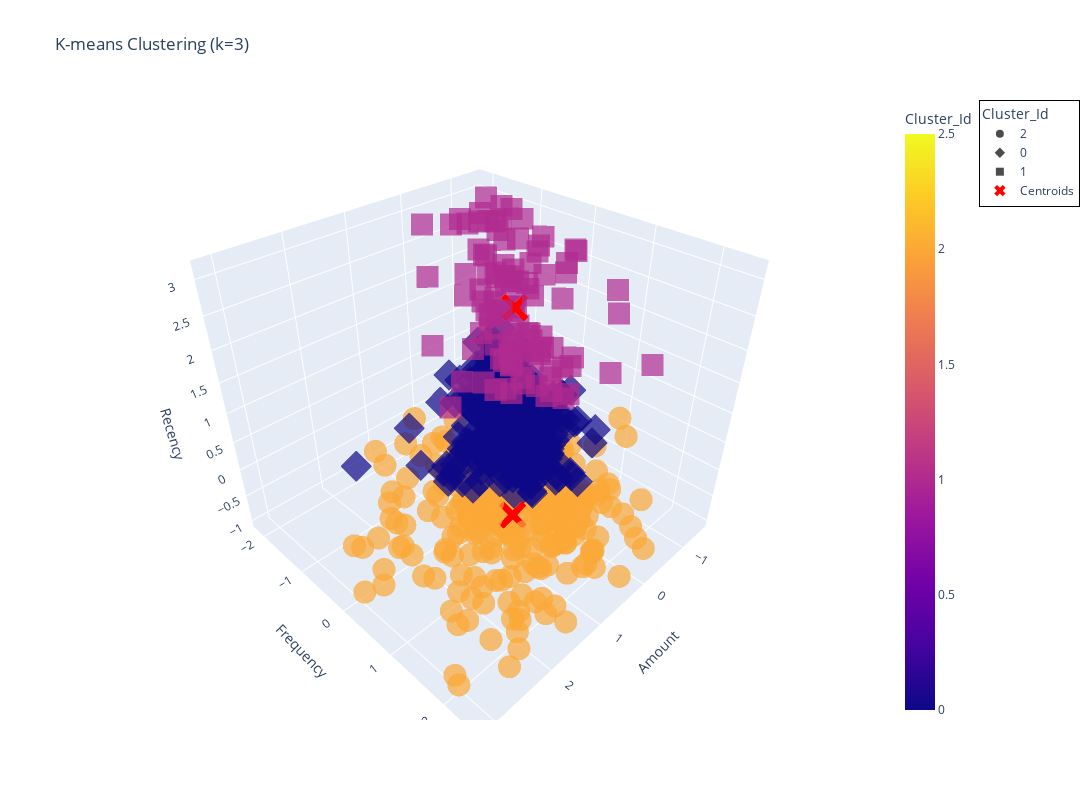

The code cell stored with this chart in its notebook:
### Markdown cell above
## 3D visualization

### Code cell
# Fit K-means clustering
k = 3
kmeans = KMeans(n_clusters=k, random_state=42)
y_kmeans = kmeans.fit_predict(parameters_scaled)

# Assign the cluster labels to parameters_scaled DataFrame
parameters_scaled['Cluster_Id'] = y_kmeans

# Display the first few rows of parameters_scaled
print(parameters_scaled.head())

# Create a DataFrame for centroids
centers = kmeans.cluster_centers_
centers_df = pd.DataFrame(centers, columns=['Amount', 'Frequency', 'Recency'])
centers_df['Cluster'] = ['Centroid']*len(centers_df)

# Create the 3D scatter plot
fig = px.scatter_3d(parameters_scaled, x='Amount', y='Frequency', z='Recency', 
                    color='Cluster_Id', symbol='Cluster_Id', title=f'K-means Clustering (k={k})',
                    labels={'Amount': 'Amount', 'Frequency': 'Frequency', 'Recency': 'Recency'},
                    opacity=0.7)

# Add centroids to the plot
fig.add_scatter3d(x=centers_df['Amount'], y=centers_df['Frequency'], z=centers_df['Recency'],
                  mode='markers', marker=dict(size=10, color='red', symbol='x'),
                  name='Centroids')

# Update layout to increase figure size and customize legend
fig.update_layout(
    scene=dict(
        xaxis_title='Amount',
        yaxis_title='Frequency',
        zaxis_title='Recency'
    ),
    width=1200,
    height=800,
    legend=dict(
        x=1.125,
        y=1,
        bgcolor='rgba(255, 255, 255, 0.5)',
        bordercolor='Black',
        borderwidth=1
    )
)

# Show the plot
fig.show()

### Figure 1 — Plotly figure (JSON) as saved in the notebook; plotly's stock layout.template omitted (floating-point values rounded to 4 significant figures; data arrays with more than 128 entries replaced by an {"elided": "..."} marker saying what was removed)
{"data": [{"hovertemplate": "Cluster_Id=%{marker.color}<br>Amount=%{x}<br>Frequency=%{y}<br>Recency=%{z}<extra></extra>", "legendgroup": "2", "marker": {"color": {"elided": "265 int values"}, "coloraxis": "coloraxis", "opacity": 0.7, "symbol": "circle"}, "mode": "markers", "name": "2", "scene": "scene", "showlegend": true, "type": "scatter3d", "x": {"elided": "265 float values"}, "y": {"elided": "265 float values"}, "z": {"elided": "265 float values"}}, {"hovertemplate": "Cluster_Id=%{marker.color}<br>Amount=%{x}<br>Frequency=%{y}<br>Recency=%{z}<extra></extra>", "legendgroup": "0", "marker": {"color": {"elided": "292 int values"}, "coloraxis": "coloraxis", "opacity": 0.7, "symbol": "diamond"}, "mode": "markers", "name": "0", "scene": "scene", "showlegend": true, "type": "scatter3d", "x": {"elided": "292 float values"}, "y": {"elided": "292 float values"}, "z": {"elided": "292 float values"}}, {"hovertemplate": "Cluster_Id=%{marker.color}<br>Amount=%{x}<br>Frequency=%{y}<br>Recency=%{z}<extra></extra>", "legendgroup": "1", "marker": {"color": [1, 1, 1, 1, 1, 1, 1, 1, 1, 1, 1, 1, 1, 1, 1, 1, 1, 1, 1, 1, 1, 1, 1, 1, 1, 1, 1, 1, 1, 1, 1, 1, 1, 1, 1, 1, 1, 1, 1, 1, 1, 1, 1, 1, 1, 1, 1, 1, 1, 1, 1, 1, 1, 1, 1, 1, 1, 1, 1, 1, 1, 1, 1, 1, 1, 1, 1, 1, 1, 1, 1, 1, 1, 1, 1, 1, 1, 1, 1, 1, 1, 1, 1, 1, 1, 1, 1, 1, 1, 1, 1, 1, 1, 1, 1, 1, 1, 1, 1, 1, 1, 1, 1, 1, 1, 1], "coloraxis": "coloraxis", "opacity": 0.7, "symbol": "square"}, "mode": "markers", "name": "1", "scene": "scene", "showlegend": true, "type": "scatter3d", "x": [-0.4124, -0.9527, -0.929, -1.089, -0.9674, 0.06093, 0.008654, -1.133, -1.291, -1.089, -0.45, -0.6823, -0.9149, 0.05183, -0.1758, -0.5721, -1.252, -0.4436, -0.4786, -0.3705, -0.7958, -1.472, -0.1047, -0.9776, 0.2089, -1.388, 0.2141, -0.836, -0.4595, -0.2038, 1.792, -0.7623, -1.073, -0.9887, -0.1904, -0.1682, 0.8414, -0.1252, -1.434, -0.6689, -1.042, 0.234, 1.463, -1.067, -0.6525, -0.9115, -0.5818, -0.1341, -1.253, -0.8304, -0.5445, -0.215, -0.1418, -1.429, 0.3442, -0.31, -1.292, -0.4428, 0.1555, -0.6775, -0.7299, -0.0165, 1.166, -1.007, -0.537, -1.472, -1.243, -0.8658, -0.5183, -0.6939, 0.05018, -0.01165, -0.3938, 0.2465, 0.1149, -0.1905, -0.7481, -0.06788, -0.5457, 0.1727, -0.6425, -0.9048, -0.9584, 0.4948, -0.6138, -1.423, -0.6768, -0.3561, -1.453, -0.6943, -0.7018, -0.3635, -0.5248, -0.6532, 0.345, -0.0347, -0.3251, -1.078, -1.479, -0.8998, 0.53, -0.6296, -1.22, -1.227, -0.8513, -0.5896], "y": [-0.0399, -1.19, -1.382, -1.19, -0.9984, 0.3435, -0.8067, 0.1518, -1.574, -0.4233, 0.1518, 0.3435, -0.8067, -0.615, -0.4233, 0.3435, -1.765, -0.4233, -0.4233, 0.5352, -1.382, -2.149, -0.8067, -0.8067, 0.1518, -0.8067, 0.3435, -1.19, 0.3435, -0.2316, 0.3435, -0.4233, 0.9186, -0.8067, -0.8067, -0.615, -0.4233, 0.3435, -1.765, -1.765, -0.9984, -1.574, 1.685, -1.19, 0.1518, 0.3435, -0.615, -1.382, -1.574, -0.2316, 1.877, -0.4233, 0.1518, -1.574, 0.3435, -0.9984, -1.19, 1.302, -0.0399, -0.9984, -1.382, -0.0399, -0.4233, -0.8067, -0.2316, -1.957, -0.615, -0.2316, 0.5352, -0.2316, -0.4233, 0.9186, -0.615, -0.8067, -0.2316, 0.5352, -0.9984, 0.1518, 0.5352, -0.4233, -1.574, -0.4233, -0.615, 0.7269, -0.615, -1.957, -0.9984, 0.3435, -1.382, -0.9984, -0.4233, 0.5352, 1.302, -0.9984, -0.615, -0.9984, -0.4233, -0.9984, -1.957, -0.0399, 0.3435, 0.5352, -1.765, -1.19, -0.8067, -0.615], "z": [1.571, 3.12, 1.303, 1.799, 3.12, 1.759, 1.283, 0.9057, 1.759, 2.246, 1.521, 1.164, 1.63, 2.335, 1.998, 2.315, 1.104, 1.015, 2.981, 2.961, 2.355, 2.623, 2.822, 1.303, 1.521, 2.494, 1.392, 1.62, 0.856, 1.154, 2.554, 1.402, 1.154, 3.02, 1.998, 1.849, 0.8262, 1.104, 2.593, 2.842, 1.452, 3.06, 2.871, 1.978, 0.9156, 1.233, 1.213, 3.01, 1.849, 1.134, 1.938, 3.04, 1.869, 1.928, 2.881, 3.11, 1.372, 2.822, 1.472, 2.881, 1.035, 0.8461, 2.961, 0.8759, 2.663, 1.62, 2.732, 1.382, 3.1, 1.015, 1.799, 1.223, 1.025, 0.8163, 0.8759, 1.422, 3.03, 1.084, 3.07, 0.9454, 2.832, 2.663, 1.998, 2.871, 2.425, 1.968, 0.995, 0.8163, 1.243, 1.511, 2.246, 2.832, 2.464, 1.829, 2.345, 2.415, 2.474, 0.9156, 2.544, 1.243, 1.362, 0.8163, 3.03, 1.839, 1.194, 1.005]}, {"marker": {"color": "red", "size": 10, "symbol": "x"}, "mode": "markers", "name": "Centroids", "type": "scatter3d", "x": [-0.607, -0.521, 0.8885], "y": [-0.6059, -0.4812, 0.8712], "z": [-0.3577, 1.894, -0.3637]}], "layout": {"coloraxis": {"colorbar": {"title": {"text": "Cluster_Id"}}, "colorscale": [[0, "#0d0887"], [0.1111, "#46039f"], [0.2222, "#7201a8"], [0.3333, "#9c179e"], [0.4444, "#bd3786"], [0.5556, "#d8576b"], [0.6667, "#ed7953"], [0.7778, "#fb9f3a"], [0.8889, "#fdca26"], [1, "#f0f921"]]}, "height": 800, "legend": {"bgcolor": "rgba(255, 255, 255, 0.5)", "bordercolor": "Black", "borderwidth": 1, "title": {"text": "Cluster_Id"}, "tracegroupgap": 0, "x": 1.125, "y": 1}, "scene": {"domain": {"x": [0, 1], "y": [0, 1]}, "xaxis": {"title": {"text": "Amount"}}, "yaxis": {"title": {"text": "Frequency"}}, "zaxis": {"title": {"text": "Recency"}}}, "title": {"text": "K-means Clustering (k=3)"}, "width": 1200}}
